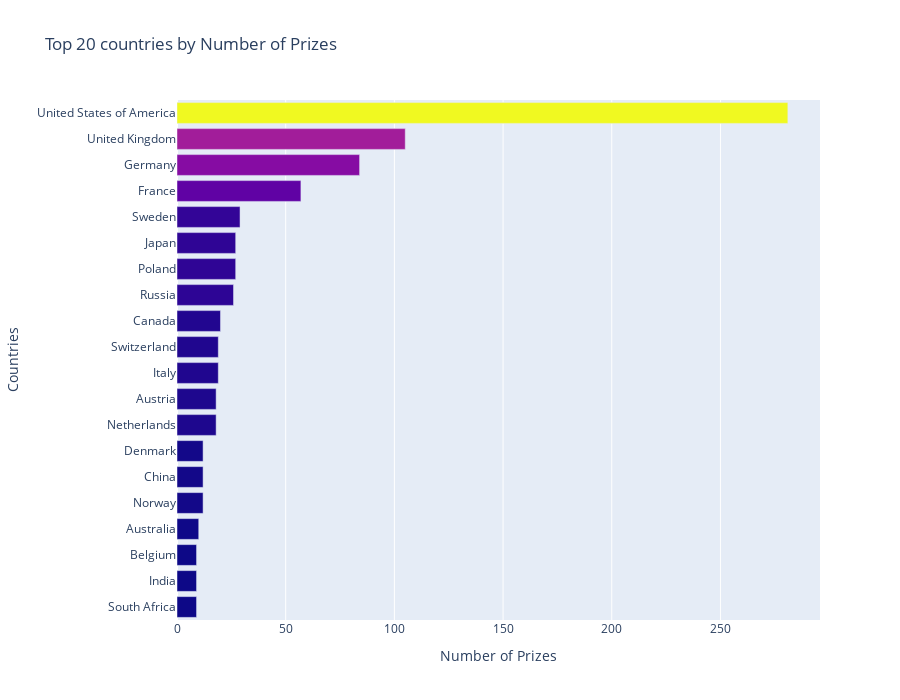

Notebook code for this chart:
### Code cell
top20_countries_bar = px.bar(data_frame=top20_countries, x='prize', y='birth_country_current', color='prize', title='Top 20 countries by Number of Prizes', height=700, width=900)

top20_countries_bar.update_layout(coloraxis_showscale=False, xaxis_title='Number of Prizes', yaxis_title='Countries')

top20_countries_bar.show()

### Figure 1 — Plotly figure (JSON) as saved in the notebook; plotly's stock layout.template omitted (floating-point values rounded to 4 significant figures)
{"data": [{"alignmentgroup": "True", "hovertemplate": "prize=%{marker.color}<br>birth_country_current=%{y}<extra></extra>", "legendgroup": "", "marker": {"color": [9, 9, 9, 10, 12, 12, 12, 18, 18, 19, 19, 20, 26, 27, 27, 29, 57, 84, 105, 281], "coloraxis": "coloraxis", "pattern": {"shape": ""}}, "name": "", "offsetgroup": "", "orientation": "h", "showlegend": false, "textposition": "auto", "type": "bar", "x": [9, 9, 9, 10, 12, 12, 12, 18, 18, 19, 19, 20, 26, 27, 27, 29, 57, 84, 105, 281], "xaxis": "x", "y": ["South Africa", "India", "Belgium", "Australia", "Norway", "China", "Denmark", "Netherlands", "Austria", "Italy", "Switzerland", "Canada", "Russia", "Poland", "Japan", "Sweden", "France", "Germany", "United Kingdom", "United States of America"], "yaxis": "y"}], "layout": {"barmode": "relative", "coloraxis": {"colorbar": {"title": {"text": "prize"}}, "colorscale": [[0, "#0d0887"], [0.1111, "#46039f"], [0.2222, "#7201a8"], [0.3333, "#9c179e"], [0.4444, "#bd3786"], [0.5556, "#d8576b"], [0.6667, "#ed7953"], [0.7778, "#fb9f3a"], [0.8889, "#fdca26"], [1, "#f0f921"]], "showscale": false}, "height": 700, "legend": {"tracegroupgap": 0}, "title": {"text": "Top 20 countries by Number of Prizes"}, "width": 900, "xaxis": {"anchor": "y", "domain": [0, 1], "title": {"text": "Number of Prizes"}}, "yaxis": {"anchor": "x", "domain": [0, 1], "title": {"text": "Countries"}}}}
